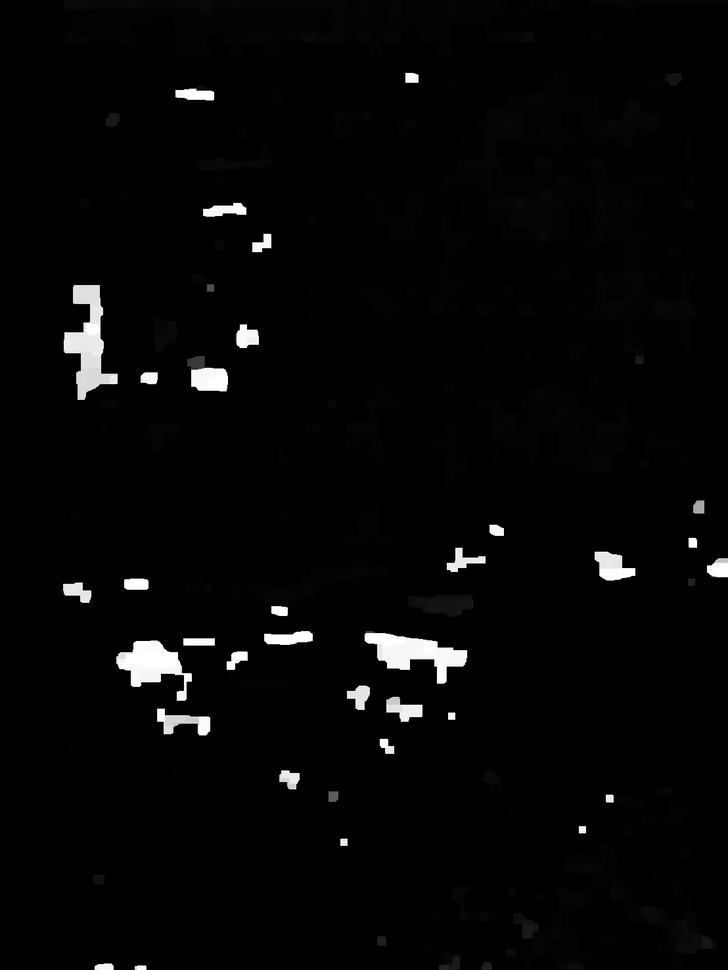
#> input picture disparity_left.png, 728 x 970 px, shrunk from 1108 x 1477 before the run, found by its file name
$ python midvirtalwarp.py
#> lines starting #> are read from the running program, lines starting #| are printed output that depends on the picture; after the words box and inside, x2 and y2 are one past the last pixel; in counts of white or black regions, pixels touching at a corner belong together
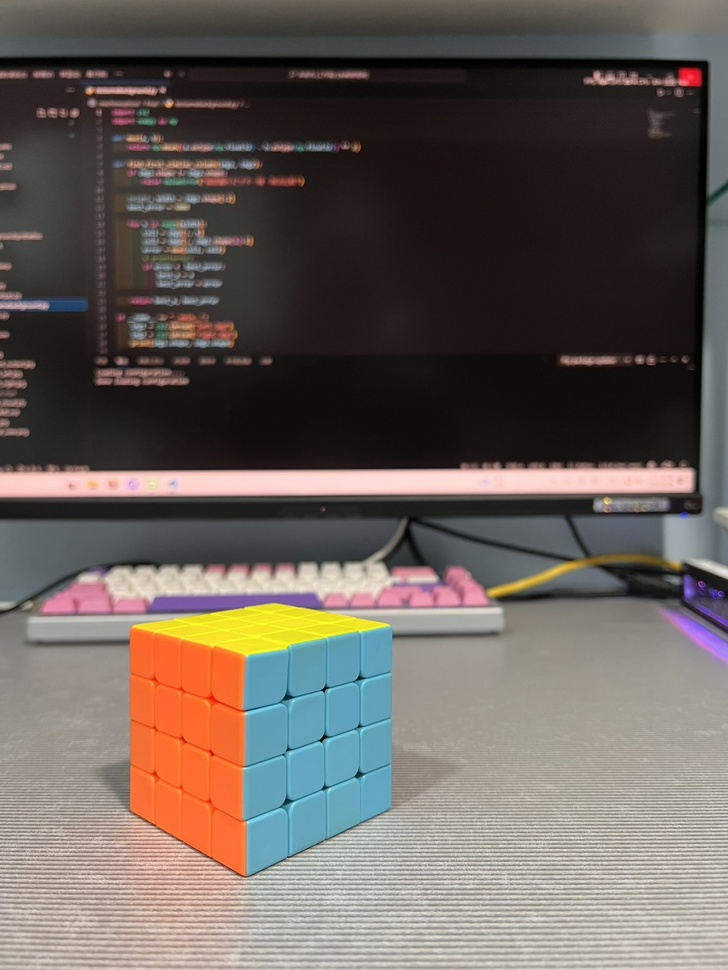
#> input picture left.jpg, 728 x 970 px, shrunk from 1108 x 1477 before the run, found by its file name
#> in load_depth_and_color, color_image is the input picture: shape (970, 728, 3); mean R, G, B 105.7, 96.7, 91.1
#> call 2 of load_depth_and_color, with depth_path = 'disparity_right.png', color_path = 'right.jpg'
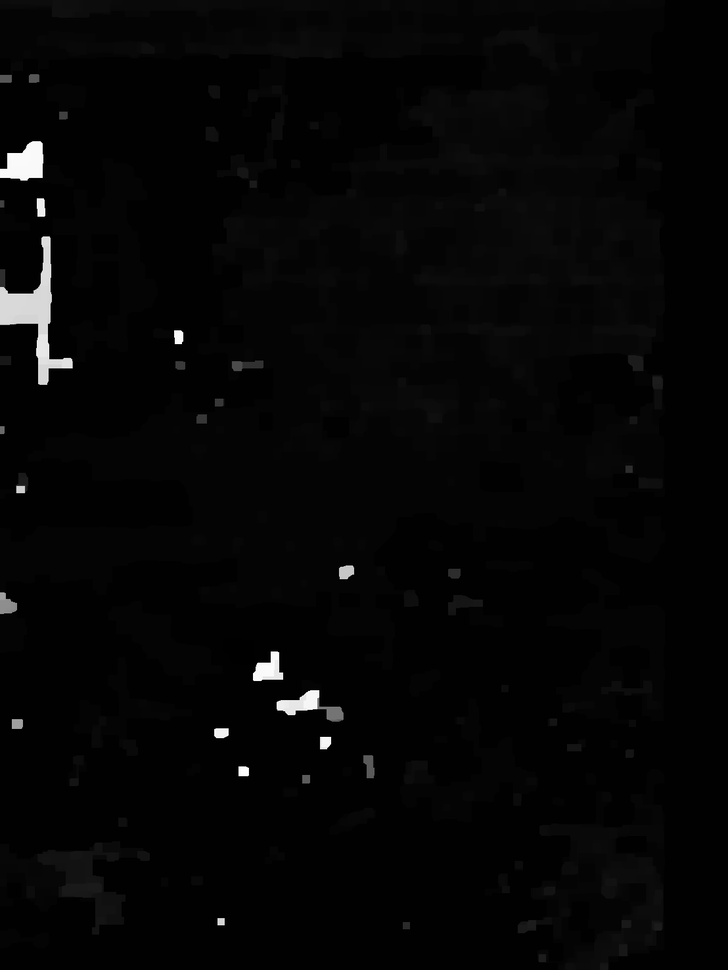
#> input picture disparity_right.png, 728 x 970 px, shrunk from 1108 x 1477 before the run, found by its file name
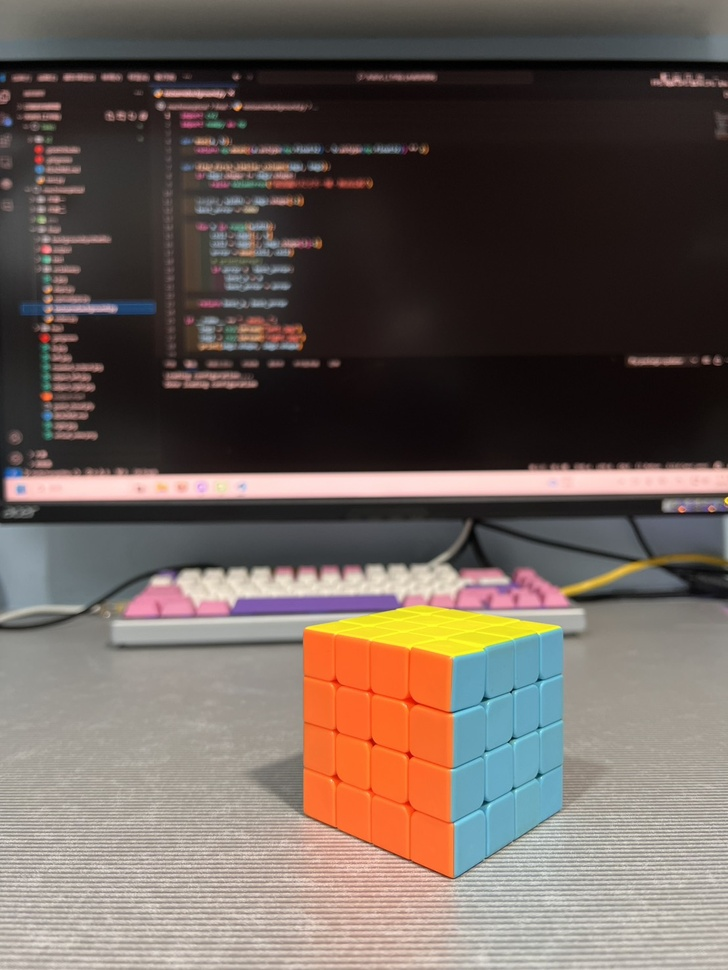
#> input picture right.jpg, 728 x 970 px, shrunk from 1108 x 1477 before the run, found by its file name
#> in load_depth_and_color, color_image is the input picture: shape (970, 728, 3); mean R, G, B 108.2, 95.6, 89.1
import numpy as np
import matplotlib.pyplot as plt
from scipy.ndimage import median_filter
from imageio import imread
from mpl_toolkits.mplot3d import Axes3D
import os

# ---------- 參數設定 ----------
BASELINE = 0.1           # 雙目基線（公尺）
FOCAL_LENGTH = 525.0     # 相機焦距（像素）
DEPTH_SCALE = 1.0        # 將 0~255 映射到幾公尺範圍（例如 1 公尺）
DOWNSAMPLE = 4           # 點雲下採樣倍率

# ---------- 前向投影 (depth + color) ----------
def forward_warp_with_color(depth_map, color_img, baseline, focal_length, shift):
#> called with baseline = 0.1, focal_length = 525, shift = 0
    h, w = depth_map.shape
#> h = 970; w = 728
    warped_depth = np.zeros((h, w), dtype=np.float32)
    warped_color = np.zeros((h, w, 3), dtype=np.uint8)
    valid_map = np.zeros((h, w), dtype=np.uint8)

    for y in range(h):
        for x in range(w):
            d = depth_map[y, x]
            if d > 1e-3:
                disparity = (baseline * focal_length) / d
                x_virtual = int(round(x + shift * disparity))
                if 0 <= x_virtual < w:
                    if warped_depth[y, x_virtual] == 0 or warped_depth[y, x_virtual] > d:
                        warped_depth[y, x_virtual] = d
                        warped_color[y, x_virtual] = color_img[y, x]
                        valid_map[y, x_virtual] = 1
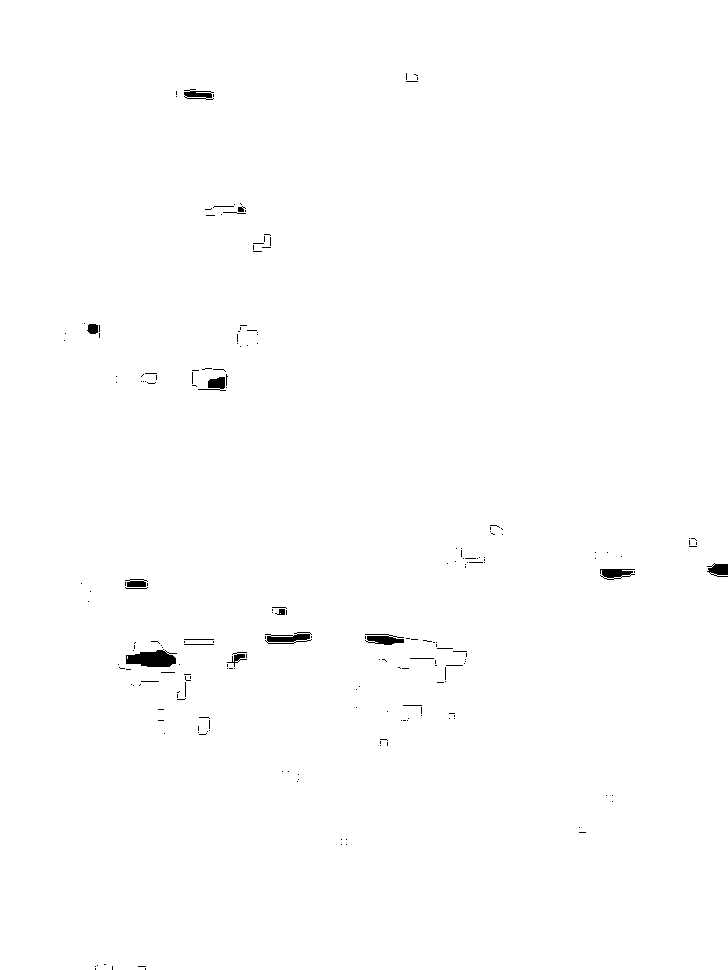
#> valid_map: shape (970, 728); values 0 (black) and 1 (white), 99.5% white; 215 black regions (197 under 20 px), largest, box (x1, y1, x2, y2) and area: (126, 649, 177, 667) 640, (265, 632, 312, 644) 324, (365, 634, 404, 645) 281


    # 中值濾波補空洞（僅深度）
    filled = median_filter(warped_depth, size=3)
    warped_depth[warped_depth == 0] = filled[warped_depth == 0]
#> warped_depth: shape (970, 728) float32; min 0, max 1, mean 0.977
#> after the loop in forward_warp_with_color (call 2), `for y in range(h):`: valid_map: shape (970, 728); values 0 (black) and 1 (white), 100% white; black in thin lines or dots, all inside (x1, y1, x2, y2) = (0, 142, 331, 776)
#> in forward_warp_with_color (call 2), `warped_depth[warped_depth == 0] = filled[warped_depth == 0]`: warped_depth: shape (970, 728) float32; min 0.00392, max 1, mean 0.979
#> after the loop in combine_warped, `for y in range(h):`:
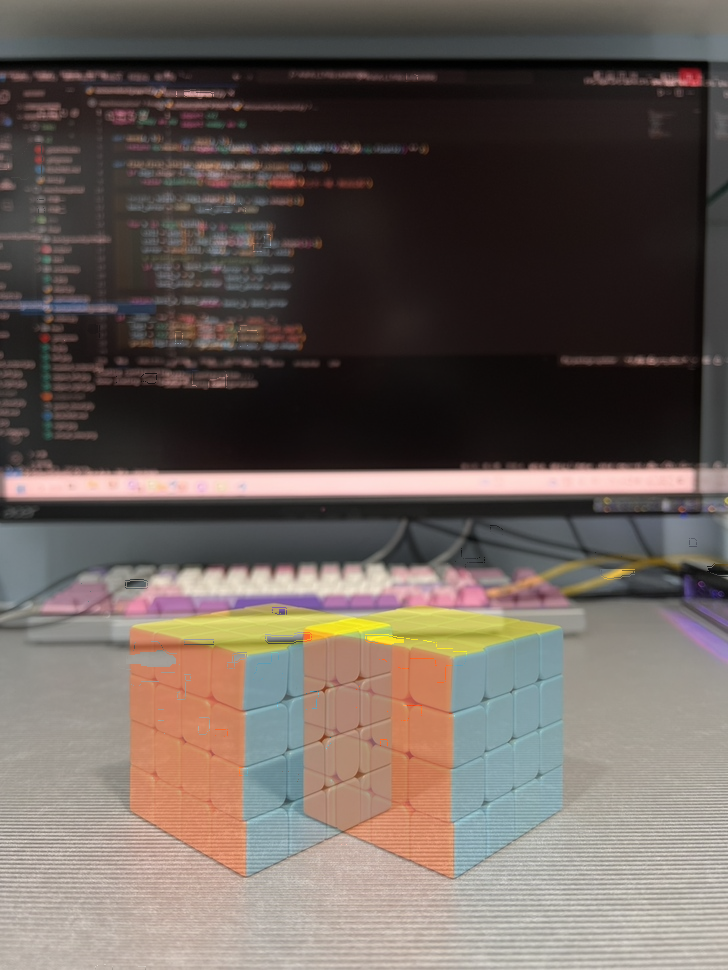
#> merged_color: shape (970, 728, 3); mean R, G, B 106.7, 95.9, 89.9

    return warped_depth, warped_color, valid_map

# ---------- 點雲繪製 ----------
def show_point_cloud(depth_map, color_image=None, downsample=4):
#> called with downsample = 4
    h, w = depth_map.shape
#> h = 970; w = 728
    yy, xx = np.meshgrid(np.arange(0, h, downsample), np.arange(0, w, downsample), indexing='ij')
    z = depth_map[yy, xx]
    x = (xx - w / 2) * z / FOCAL_LENGTH
    y = (yy - h / 2) * z / FOCAL_LENGTH
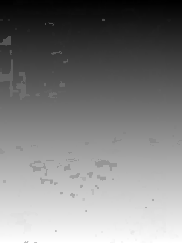
#> y: shape (243, 182) float64; min -0.915, max 0.918, mean -0.00125; drawn with min black and max white

    fig = plt.figure(figsize=(10, 8))
    ax = fig.add_subplot(111, projection='3d')
    ax.view_init(elev=20, azim=-60)

    valid = z > 1e-3
#> valid: shape (243, 182) bool; every value is 1
    if color_image is not None:
        rgb = color_image[yy, xx][valid] / 255.0
        ax.scatter(x[valid], -y[valid], z[valid], c=rgb, s=0.5)
    else:
        ax.scatter(x[valid], -y[valid], z[valid], c=z[valid], cmap='plasma', s=0.5)

    ax.set_xlabel('X')
    ax.set_ylabel('Y')
    ax.set_zlabel('Z (Depth)')
    ax.set_title("3D Point Cloud")
    plt.tight_layout()
    plt.show()
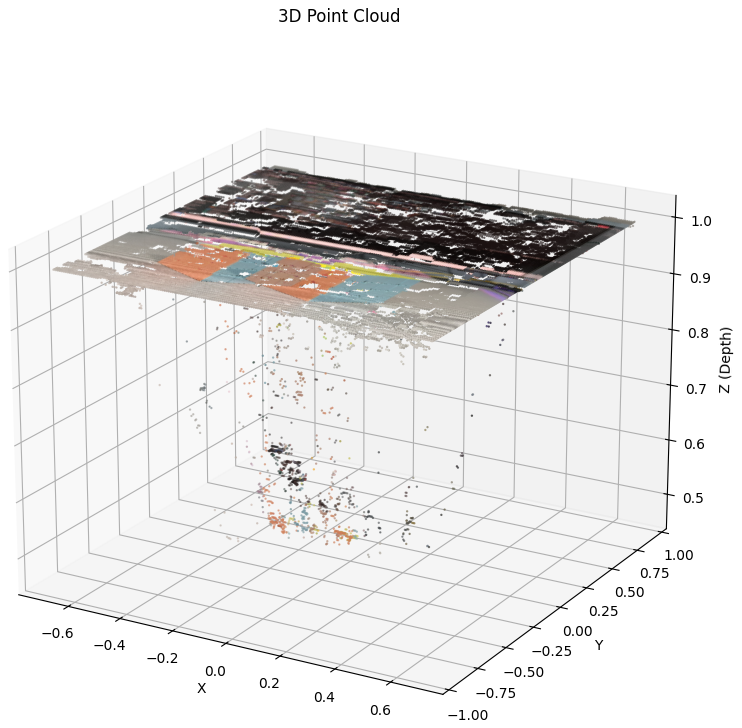
#> figure drawn by matplotlib, 1 panel

# ---------- 載入圖像 ----------
def load_depth_and_color(depth_path, color_path):
    depth_raw = imread(depth_path).astype(np.float32)
    depth_map = (255.0 - depth_raw) / 255.0 * DEPTH_SCALE

    color_image = imread(color_path)
    if color_image.ndim == 2:
        color_image = np.stack([color_image] * 3, axis=-1)
    elif color_image.shape[2] == 4:
        color_image = color_image[:, :, :3]
    return depth_map, color_image, depth_raw

# ---------- 合併兩視角 ----------
def combine_warped(left_depth, left_color, left_valid, right_depth, right_color, right_valid):
    h, w = left_depth.shape
    merged_depth = np.zeros((h, w), dtype=np.float32)
    merged_color = np.zeros((h, w, 3), dtype=np.uint8)

    for y in range(h):
        for x in range(w):
            lv = left_valid[y, x]
            rv = right_valid[y, x]
            if lv and rv:
                merged_depth[y, x] = (left_depth[y, x] + right_depth[y, x]) / 2.0
                merged_color[y, x] = ((left_color[y, x].astype(np.int32) + right_color[y, x].astype(np.int32)) // 2).astype(np.uint8)
            elif lv:
                merged_depth[y, x] = left_depth[y, x]
                merged_color[y, x] = left_color[y, x]
            elif rv:
                merged_depth[y, x] = right_depth[y, x]
                merged_color[y, x] = right_color[y, x]
            # else: leave as 0

    return merged_depth, merged_color

# ---------- 主程式執行 ----------
left_depth, left_color, left_raw = load_depth_and_color("disparity_left.png", "left.jpg")
right_depth, right_color, right_raw = load_depth_and_color("disparity_right.png", "right.jpg")

# Forward warp to virtual middle view
left_warped_depth, left_warped_color, left_valid = forward_warp_with_color(left_depth, left_color, BASELINE, FOCAL_LENGTH, shift=0)
right_warped_depth, right_warped_color, right_valid = forward_warp_with_color(right_depth, right_color, BASELINE, FOCAL_LENGTH, shift=0)

# Combine
merged_depth, merged_color = combine_warped(left_warped_depth, left_warped_color, left_valid,
                                            right_warped_depth, right_warped_color, right_valid)

# 顯示結果圖
plt.figure(figsize=(15, 5))
plt.subplot(1, 3, 1)
plt.title("Warped Left View")
plt.imshow(left_warped_color)
plt.axis('off')
plt.subplot(1, 3, 2)
plt.title("Warped Right View")
plt.imshow(right_warped_color)
plt.axis('off')
plt.subplot(1, 3, 3)
plt.title("Merged Virtual View")
plt.imshow(merged_color)
plt.axis('off')
plt.tight_layout()
plt.show()

# 顯示點雲
show_point_cloud(merged_depth, merged_color, downsample=DOWNSAMPLE)
